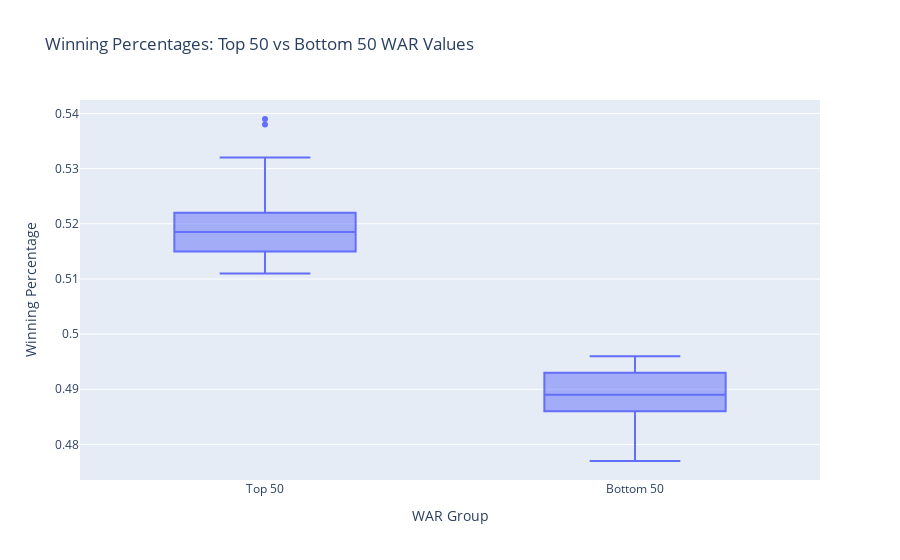

This figure's notebook cell:
### Code cell
# Define the path to your CSV file
csv_file_path = 'WAR_2023.csv'

# Check if the file exists
if not os.path.exists(csv_file_path):
    raise FileNotFoundError(f"The file '{csv_file_path}' does not exist.")

try:
    # Attempt to read the CSV file with different encodings
    try:
        df = pd.read_csv(csv_file_path, encoding='utf-8')
    except UnicodeDecodeError:
        try:
            df = pd.read_csv(csv_file_path, encoding='latin1')
        except UnicodeDecodeError:
            df = pd.read_csv(csv_file_path, encoding='iso-8859-1')
except Exception as e:
    raise ValueError(f"Error reading the CSV file: {e}")

# Ensure the CSV file has at least 18 columns
if df.shape[1] < 18:
    raise ValueError("The CSV file does not have at least 18 columns.")

try:
    # Extract the 16th column (index 15, since indexing starts from 0)
    column_16 = df.iloc[:, 15]

    # Ensure the column contains numeric values
    column_16 = pd.to_numeric(column_16, errors='coerce')
    
    # Drop NaN values that cannot be converted to numeric
    column_16 = column_16.dropna()

    # Sort the column in descending order and select the top 50 values
    top_50_values = column_16.nlargest(50)

    # Sort the column in ascending order and select the bottom 50 values
    bottom_50_values = column_16.nsmallest(50)

    # Extract the corresponding 18th column (index 17, since indexing starts from 0) values
    top_50_column_18 = df.iloc[top_50_values.index, 17]
    bottom_50_column_18 = df.iloc[bottom_50_values.index, 17]

    # Ensure the columns contain numeric values
    top_50_column_18 = pd.to_numeric(top_50_column_18, errors='coerce').dropna()
    bottom_50_column_18 = pd.to_numeric(bottom_50_column_18, errors='coerce').dropna()

    # Create a DataFrame for Plotly
    plot_df = pd.DataFrame({
        'WAR Group': ['Top 50'] * len(top_50_column_18) + ['Bottom 50'] * len(bottom_50_column_18),
        'Winning Percentage': pd.concat([top_50_column_18, bottom_50_column_18])
    })

    # Create the interactive box plot
    fig = px.box(
        plot_df,
        x='WAR Group',
        y='Winning Percentage',
        title='Winning Percentages: Top 50 vs Bottom 50 WAR Values',
        labels={'WAR Group': 'WAR Group', 'Winning Percentage': 'Winning Percentage'}
    )

    fig.update_layout(legend_title_text='WAR Group')
    fig.show()

except Exception as e:
    raise ValueError(f"Error processing the columns: {e}")

### Figure 1 — Plotly figure (JSON) as saved in the notebook; plotly's stock layout.template omitted (floating-point values rounded to 4 significant figures)
{"data": [{"alignmentgroup": "True", "hovertemplate": "WAR Group=%{x}<br>Winning Percentage=%{y}<extra></extra>", "legendgroup": "", "marker": {"color": "#636efa"}, "name": "", "notched": false, "offsetgroup": "", "orientation": "v", "showlegend": false, "type": "box", "x": ["Top 50", "Top 50", "Top 50", "Top 50", "Top 50", "Top 50", "Top 50", "Top 50", "Top 50", "Top 50", "Top 50", "Top 50", "Top 50", "Top 50", "Top 50", "Top 50", "Top 50", "Top 50", "Top 50", "Top 50", "Top 50", "Top 50", "Top 50", "Top 50", "Top 50", "Top 50", "Top 50", "Top 50", "Top 50", "Top 50", "Top 50", "Top 50", "Top 50", "Top 50", "Top 50", "Top 50", "Top 50", "Top 50", "Top 50", "Top 50", "Top 50", "Top 50", "Top 50", "Top 50", "Top 50", "Top 50", "Top 50", "Top 50", "Top 50", "Top 50", "Bottom 50", "Bottom 50", "Bottom 50", "Bottom 50", "Bottom 50", "Bottom 50", "Bottom 50", "Bottom 50", "Bottom 50", "Bottom 50", "Bottom 50", "Bottom 50", "Bottom 50", "Bottom 50", "Bottom 50", "Bottom 50", "Bottom 50", "Bottom 50", "Bottom 50", "Bottom 50", "Bottom 50", "Bottom 50", "Bottom 50", "Bottom 50", "Bottom 50", "Bottom 50", "Bottom 50", "Bottom 50", "Bottom 50", "Bottom 50", "Bottom 50", "Bottom 50", "Bottom 50", "Bottom 50", "Bottom 50", "Bottom 50", "Bottom 50", "Bottom 50", "Bottom 50", "Bottom 50", "Bottom 50", "Bottom 50", "Bottom 50", "Bottom 50", "Bottom 50", "Bottom 50", "Bottom 50", "Bottom 50", "Bottom 50", "Bottom 50"], "x0": " ", "xaxis": "x", "y": [0.539, 0.538, 0.532, 0.531, 0.532, 0.527, 0.525, 0.524, 0.528, 0.523, 0.523, 0.524, 0.52, 0.522, 0.521, 0.52, 0.52, 0.519, 0.52, 0.519, 0.519, 0.518, 0.519, 0.518, 0.519, 0.516, 0.518, 0.517, 0.517, 0.519, 0.518, 0.516, 0.514, 0.515, 0.513, 0.518, 0.519, 0.513, 0.514, 0.513, 0.514, 0.515, 0.514, 0.515, 0.516, 0.512, 0.512, 0.511, 0.513, 0.511, 0.477, 0.482, 0.484, 0.485, 0.485, 0.483, 0.488, 0.486, 0.486, 0.488, 0.486, 0.486, 0.485, 0.483, 0.489, 0.487, 0.493, 0.49, 0.492, 0.49, 0.489, 0.487, 0.485, 0.489, 0.487, 0.489, 0.493, 0.492, 0.491, 0.488, 0.494, 0.488, 0.494, 0.494, 0.491, 0.492, 0.487, 0.495, 0.487, 0.494, 0.494, 0.494, 0.492, 0.496, 0.492, 0.494, 0.494, 0.494, 0.489, 0.493], "y0": " ", "yaxis": "y"}], "layout": {"boxmode": "group", "legend": {"title": {"text": "WAR Group"}, "tracegroupgap": 0}, "title": {"text": "Winning Percentages: Top 50 vs Bottom 50 WAR Values"}, "xaxis": {"anchor": "y", "domain": [0, 1], "title": {"text": "WAR Group"}}, "yaxis": {"anchor": "x", "domain": [0, 1], "title": {"text": "Winning Percentage"}}}}
